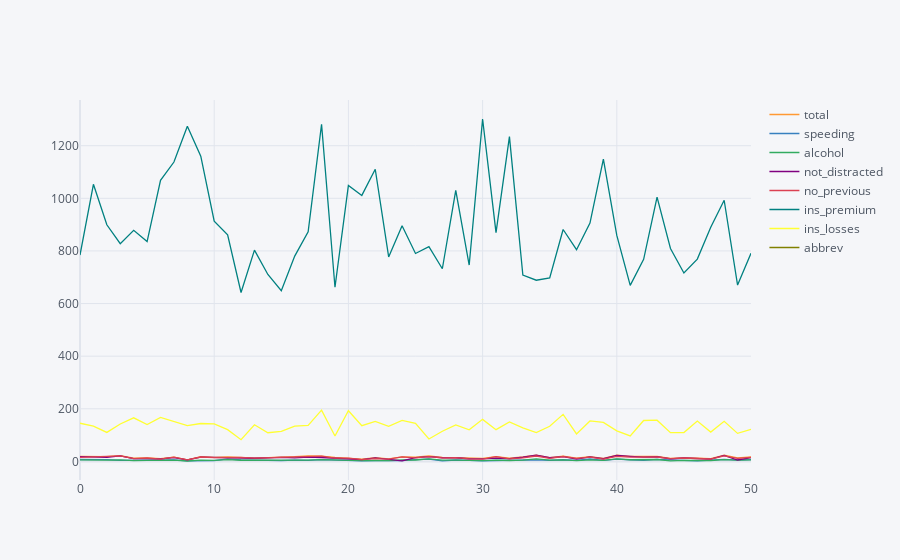

Notebook source saved alongside this figure:
### Code cell
ds2.iplot()

### Figure 1 — Plotly figure (JSON) as saved in the notebook; plotly's stock layout.template omitted (floating-point values rounded to 4 significant figures)
{"data": [{"line": {"color": "rgba(255, 153, 51, 1.0)", "dash": "solid", "shape": "linear", "width": 1.3}, "mode": "lines", "name": "total", "text": "", "type": "scatter", "x": [0, 1, 2, 3, 4, 5, 6, 7, 8, 9, 10, 11, 12, 13, 14, 15, 16, 17, 18, 19, 20, 21, 22, 23, 24, 25, 26, 27, 28, 29, 30, 31, 32, 33, 34, 35, 36, 37, 38, 39, 40, 41, 42, 43, 44, 45, 46, 47, 48, 49, 50], "y": [18.8, 18.1, 18.6, 22.4, 12, 13.6, 10.8, 16.2, 5.9, 17.9, 15.6, 17.5, 15.3, 12.8, 14.5, 15.7, 17.8, 21.4, 20.5, 15.1, 12.5, 8.2, 14.1, 9.6, 17.6, 16.1, 21.4, 14.9, 14.7, 11.6, 11.2, 18.4, 12.3, 16.8, 23.9, 14.1, 19.9, 12.8, 18.2, 11.1, 23.9, 19.4, 19.5, 19.4, 11.3, 13.6, 12.7, 10.6, 23.8, 13.8, 17.4]}, {"line": {"color": "rgba(55, 128, 191, 1.0)", "dash": "solid", "shape": "linear", "width": 1.3}, "mode": "lines", "name": "speeding", "text": "", "type": "scatter", "x": [0, 1, 2, 3, 4, 5, 6, 7, 8, 9, 10, 11, 12, 13, 14, 15, 16, 17, 18, 19, 20, 21, 22, 23, 24, 25, 26, 27, 28, 29, 30, 31, 32, 33, 34, 35, 36, 37, 38, 39, 40, 41, 42, 43, 44, 45, 46, 47, 48, 49, 50], "y": [7.332, 7.421, 6.51, 4.032, 4.2, 5.032, 4.968, 6.156, 2.006, 3.759, 2.964, 9.45, 5.508, 4.608, 3.625, 2.669, 4.806, 4.066, 7.175, 5.738, 4.25, 1.886, 3.384, 2.208, 2.64, 6.923, 8.346, 1.937, 5.439, 4.06, 1.792, 3.496, 3.936, 6.552, 5.497, 3.948, 6.368, 4.224, 9.1, 3.774, 9.082, 6.014, 4.095, 7.76, 4.859, 4.08, 2.413, 4.452, 8.092, 4.968, 7.308]}, {"line": {"color": "rgba(50, 171, 96, 1.0)", "dash": "solid", "shape": "linear", "width": 1.3}, "mode": "lines", "name": "alcohol", "text": "", "type": "scatter", "x": [0, 1, 2, 3, 4, 5, 6, 7, 8, 9, 10, 11, 12, 13, 14, 15, 16, 17, 18, 19, 20, 21, 22, 23, 24, 25, 26, 27, 28, 29, 30, 31, 32, 33, 34, 35, 36, 37, 38, 39, 40, 41, 42, 43, 44, 45, 46, 47, 48, 49, 50], "y": [5.64, 4.525, 5.208, 5.824, 3.36, 3.808, 3.888, 4.86, 1.593, 5.191, 3.9, 7.175, 4.437, 4.352, 4.205, 3.925, 4.272, 4.922, 6.765, 4.53, 4, 2.87, 3.948, 2.784, 5.456, 5.474, 9.416, 5.215, 4.704, 3.48, 3.136, 4.968, 3.567, 5.208, 10.04, 4.794, 5.771, 3.328, 5.642, 4.218, 9.799, 6.402, 5.655, 7.372, 1.808, 4.08, 3.429, 3.498, 6.664, 4.554, 5.568]}, {"line": {"color": "rgba(128, 0, 128, 1.0)", "dash": "solid", "shape": "linear", "width": 1.3}, "mode": "lines", "name": "not_distracted", "text": "", "type": "scatter", "x": [0, 1, 2, 3, 4, 5, 6, 7, 8, 9, 10, 11, 12, 13, 14, 15, 16, 17, 18, 19, 20, 21, 22, 23, 24, 25, 26, 27, 28, 29, 30, 31, 32, 33, 34, 35, 36, 37, 38, 39, 40, 41, 42, 43, 44, 45, 46, 47, 48, 49, 50], "y": [18.05, 16.29, 15.62, 21.06, 10.92, 10.74, 9.396, 14.09, 5.9, 16.47, 14.82, 14.35, 13.01, 12.03, 13.78, 15.23, 13.71, 16.69, 14.96, 13.14, 8.875, 7.134, 13.39, 8.448, 1.76, 14.81, 17.98, 13.86, 13.96, 10.09, 9.632, 12.33, 10.82, 15.79, 23.66, 13.96, 18.31, 8.576, 17.47, 10.21, 22.94, 19.01, 15.99, 17.65, 9.944, 13.06, 11.05, 8.692, 23.09, 5.382, 14.09]}, {"line": {"color": "rgba(219, 64, 82, 1.0)", "dash": "solid", "shape": "linear", "width": 1.3}, "mode": "lines", "name": "no_previous", "text": "", "type": "scatter", "x": [0, 1, 2, 3, 4, 5, 6, 7, 8, 9, 10, 11, 12, 13, 14, 15, 16, 17, 18, 19, 20, 21, 22, 23, 24, 25, 26, 27, 28, 29, 30, 31, 32, 33, 34, 35, 36, 37, 38, 39, 40, 41, 42, 43, 44, 45, 46, 47, 48, 49, 50], "y": [15.04, 17.01, 17.86, 21.28, 10.68, 12.92, 8.856, 16.04, 5.9, 16.83, 14.51, 15.22, 14.99, 12.29, 13.78, 13.66, 15.13, 16.26, 20.09, 12.68, 12.38, 6.56, 10.86, 8.448, 17.6, 13.52, 18.19, 13.41, 14.55, 9.628, 8.736, 18.03, 9.84, 13.61, 20.55, 11.56, 18.71, 11.52, 16.02, 8.769, 19.36, 16.68, 15.79, 16.88, 10.85, 12.92, 11.18, 9.116, 20.71, 11.59, 15.66]}, {"line": {"color": "rgba(0, 128, 128, 1.0)", "dash": "solid", "shape": "linear", "width": 1.3}, "mode": "lines", "name": "ins_premium", "text": "", "type": "scatter", "x": [0, 1, 2, 3, 4, 5, 6, 7, 8, 9, 10, 11, 12, 13, 14, 15, 16, 17, 18, 19, 20, 21, 22, 23, 24, 25, 26, 27, 28, 29, 30, 31, 32, 33, 34, 35, 36, 37, 38, 39, 40, 41, 42, 43, 44, 45, 46, 47, 48, 49, 50], "y": [784.5, 1053.0, 899.5, 827.3, 878.4, 835.5, 1069.0, 1138.0, 1274.0, 1160.0, 913.1, 861.2, 642.0, 803.1, 710.5, 649.1, 780.5, 872.5, 1282.0, 661.9, 1049.0, 1011.0, 1111.0, 777.2, 896.1, 790.3, 816.2, 732.3, 1030.0, 746.5, 1302.0, 869.9, 1234.0, 708.2, 688.8, 697.7, 881.5, 804.7, 906.0, 1149.0, 859.0, 669.3, 767.9, 1005.0, 809.4, 716.2, 769.0, 890.0, 992.6, 670.3, 791.1]}, {"line": {"color": "rgba(255, 255, 51, 1.0)", "dash": "solid", "shape": "linear", "width": 1.3}, "mode": "lines", "name": "ins_losses", "text": "", "type": "scatter", "x": [0, 1, 2, 3, 4, 5, 6, 7, 8, 9, 10, 11, 12, 13, 14, 15, 16, 17, 18, 19, 20, 21, 22, 23, 24, 25, 26, 27, 28, 29, 30, 31, 32, 33, 34, 35, 36, 37, 38, 39, 40, 41, 42, 43, 44, 45, 46, 47, 48, 49, 50], "y": [145.1, 133.9, 110.3, 142.4, 165.6, 139.9, 167.0, 151.5, 136.1, 144.2, 142.8, 120.9, 82.75, 139.2, 108.9, 114.5, 133.8, 137.1, 194.8, 96.57, 192.7, 135.6, 152.3, 133.3, 155.8, 144.4, 85.15, 114.8, 138.7, 120.2, 159.8, 120.8, 150.0, 127.8, 109.7, 133.5, 178.9, 104.6, 153.9, 148.6, 116.3, 96.87, 155.6, 156.8, 109.5, 109.6, 153.7, 111.6, 152.6, 106.6, 122.0]}, {"line": {"color": "rgba(128, 128, 0, 1.0)", "dash": "solid", "shape": "linear", "width": 1.3}, "mode": "lines", "name": "abbrev", "text": "", "type": "scatter", "x": [0, 1, 2, 3, 4, 5, 6, 7, 8, 9, 10, 11, 12, 13, 14, 15, 16, 17, 18, 19, 20, 21, 22, 23, 24, 25, 26, 27, 28, 29, 30, 31, 32, 33, 34, 35, 36, 37, 38, 39, 40, 41, 42, 43, 44, 45, 46, 47, 48, 49, 50], "y": ["AL", "AK", "AZ", "AR", "CA", "CO", "CT", "DE", "DC", "FL", "GA", "HI", "ID", "IL", "IN", "IA", "KS", "KY", "LA", "ME", "MD", "MA", "MI", "MN", "MS", "MO", "MT", "NE", "NV", "NH", "NJ", "NM", "NY", "NC", "ND", "OH", "OK", "OR", "PA", "RI", "SC", "SD", "TN", "TX", "UT", "VT", "VA", "WA", "WV", "WI", "WY"]}], "layout": {"autosize": true, "legend": {"bgcolor": "#F5F6F9", "font": {"color": "#4D5663"}}, "paper_bgcolor": "#F5F6F9", "plot_bgcolor": "#F5F6F9", "title": {"font": {"color": "#4D5663"}}, "xaxis": {"autorange": true, "gridcolor": "#E1E5ED", "range": [0, 50], "showgrid": true, "tickfont": {"color": "#4D5663"}, "title": {"font": {"color": "#4D5663"}, "text": ""}, "type": "linear", "zerolinecolor": "#E1E5ED"}, "yaxis": {"autorange": true, "gridcolor": "#E1E5ED", "range": [-70.63, 1374.0], "showgrid": true, "tickfont": {"color": "#4D5663"}, "title": {"font": {"color": "#4D5663"}, "text": ""}, "type": "linear", "zerolinecolor": "#E1E5ED"}}}
